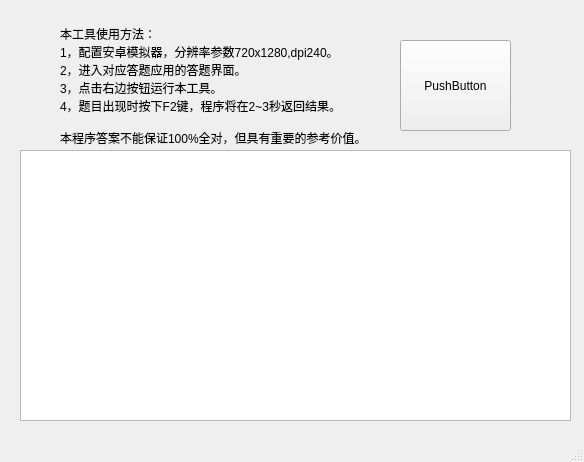
<?xml version="1.0" encoding="UTF-8"?>
<ui version="4.0">
 <class>MainWindow</class>
 <widget class="QMainWindow" name="MainWindow">
  <property name="geometry">
   <rect>
    <x>0</x>
    <y>0</y>
    <width>584</width>
    <height>462</height>
   </rect>
  </property>
  <property name="windowTitle">
   <string>MainWindow</string>
  </property>
  <widget class="QWidget" name="centralwidget">
   <widget class="QTextBrowser" name="textBrowser">
    <property name="geometry">
     <rect>
      <x>20</x>
      <y>150</y>
      <width>551</width>
      <height>271</height>
     </rect>
    </property>
   </widget>
   <widget class="QPushButton" name="pushButton">
    <property name="geometry">
     <rect>
      <x>400</x>
      <y>40</y>
      <width>111</width>
      <height>91</height>
     </rect>
    </property>
    <property name="text">
     <string>PushButton</string>
    </property>
   </widget>
   <widget class="QLabel" name="label">
    <property name="geometry">
     <rect>
      <x>60</x>
      <y>0</y>
      <width>311</width>
      <height>171</height>
     </rect>
    </property>
    <property name="text">
     <string>本工具使用方法：
1，配置安卓模拟器，分辨率参数720x1280,dpi240。
2，进入对应答题应用的答题界面。
3，点击右边按钮运行本工具。
4，题目出现时按下F2键，程序将在2~3秒返回结果。

本程序答案不能保证100%全对，但具有重要的参考价值。</string>
    </property>
   </widget>
  </widget>
  <widget class="QMenuBar" name="menubar">
   <property name="geometry">
    <rect>
     <x>0</x>
     <y>0</y>
     <width>584</width>
     <height>23</height>
    </rect>
   </property>
  </widget>
  <widget class="QStatusBar" name="statusbar"/>
 </widget>
 <resources/>
 <connections/>
</ui>
